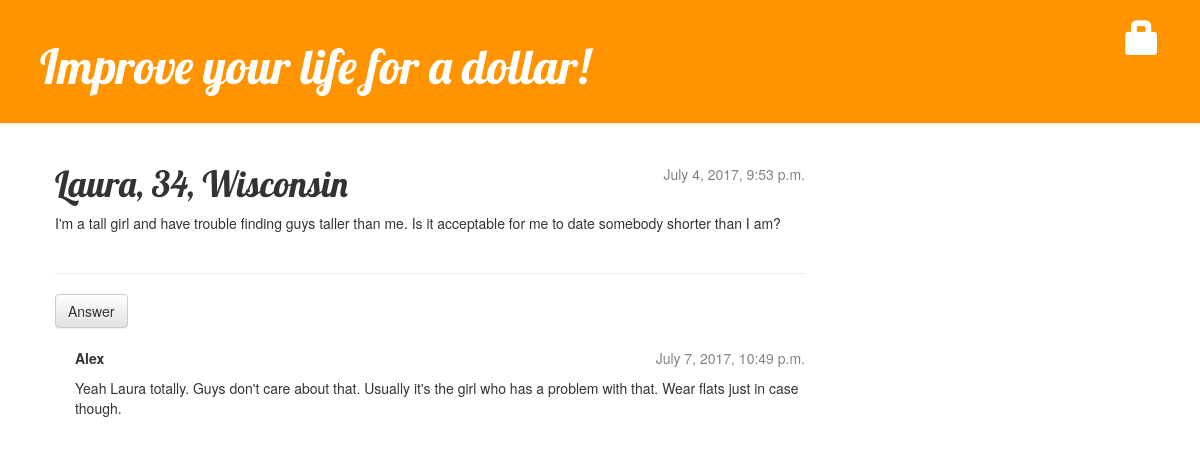
Screenshot of /post/3/ with the database file from the repository.
### blog/models.py (models this page shows, shortened)
class Post(models.Model):
    author = models.ForeignKey('auth.User')
    title = models.CharField(max_length=200)
    text = models.TextField()
    created_date = models.DateTimeField(
            default=timezone.now)
    published_date = models.DateTimeField(
            blank=True, null=True)

class Comment(models.Model):
    post = models.ForeignKey('blog.Post', related_name='comments')
    author = models.CharField(max_length=200)
    text = models.TextField()
    created_date = models.DateTimeField(default=timezone.now)
    approved_comment = models.BooleanField(default=False)

### blog/views.py (the view)
# urls.py: url(r'^post/(?P<pk>\d+)/$', views.post_detail, name='post_detail'),
def post_detail(request, pk):
    post = get_object_or_404(Post, pk=pk)
    return render(request, 'blog/post_detail.html', {'post': post})

### blog/templates/blog/post_detail.html (shortened to what this page needs)
{% extends 'blog/base.html' %}
{% block content %}
    <div class="post">
        {% if post.published_date %}
            <div class="date">
                {{ post.published_date }}
            </div>
{% endif %}
        <h1>{{ post.title }}</h1>
        <p>{{ post.text|linebreaksbr }}</p>
    </div>
<hr>
<a class="btn btn-default" href="{% url 'add_comment_to_post' pk=post.pk %}">Answer</a>
{% for comment in post.comments.all %}
    {% if user.is_authenticated or comment.approved_comment %}
    <div class="comment">
        <div class="date">
            {{ comment.created_date }}
        </div>
        <strong>{{ comment.author }}</strong>
        <p>{{ comment.text|linebreaks }}</p>
    </div>
    {% endif %}
{% empty %}
    <p>No comments here yet :(</p>
{% endfor %}
{% endblock %}

### blog/static/css/blog.css (style rules this page uses)
h1, h2, h3, h4 { font-family: 'Lobster', cursive; }
.date { color: #828282; float: right; }
.post { margin-bottom: 40px; }
.comment { margin: 20px 0px 20px 20px; }

### rows the page displays
Post: published_date "July 4, 2017, 9:53 p.m.", title "Laura, 34, Wisconsin", text "I'm a tall girl and have trouble finding guys taller than me. Is it acceptable for me to date somebody shorter than I am?"
Comment: created_date "July 7, 2017, 10:49 p.m.", author "Alex", text "Yeah Laura totally. Guys don't care about that. Usually it's the girl who has a problem with that. Wear flats just in case though."
